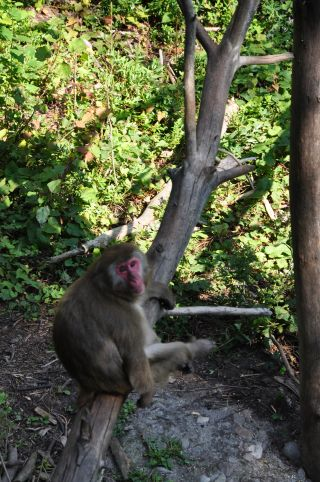
#> input picture dev_tools/opencv/practical_python_and_opencv/images/baboon1.jpg, 320 x 482 px
$ python rotate.py --image images/baboon1.jpg
#> lines starting #> are read from the running program, lines starting #| are printed output that depends on the picture
### dev_tools/opencv/practical_python_and_opencv/my_imutils.py
#!/usr/bin/env python
#coding=utf-8


import numpy as np
import cv2

# 平移
# [5 lines left out: function shift, not called in this run]

# 旋转变换
def rotate(image, angle, center = None, scale = 1.0):
	(h, w) = image.shape[:2]

	if center is None:
		center = (w / 2, h / 2)

	M = cv2.getRotationMatrix2D(center, angle, scale)

	return cv2.warpAffine(image, M, (w, h))


# [17 lines left out: function resize, not called in this run]

### dev_tools/opencv/practical_python_and_opencv/rotate.py
#!/usr/bin/env python
#coding=utf-8

'''
功能: 图像旋转处理

Keep in mind:
	1. opencv 中保存图片的 RGB 通道值是反向的.
	2. 我们一般的写法就是 rows x columns, 而 numpy 中的写法则是 columns x rows

'''

import numpy as np
import cv2
import argparse
import my_imutils as mi
import os

ap = argparse.ArgumentParser()
ap.add_argument("-i", "--image", required=True,
	help="Path to the image")

args = vars(ap.parse_args())

if os.path.exists(args["image"]):
	image = cv2.imread(args["image"])
#> image is the input picture: shape (482, 320, 3); mean B, G, R 65.5, 91.9, 86.2
	cv2.imshow("original", image)
	cv2.waitKey(0)

	# 旋转矩阵
	## [[1, 0, 25], [0, 1, 50]]
	## 其中 [1, 0, 25] 的 25 表示要右移的像素值,负数表示左移
	## 其中 [0, 1, 50] 的 50 表示要上移的像素值,负数表示下移
	(h, w) = image.shape[:2]
#> h = 482; w = 320
	center = (w / 2, h / 2)
#> center = (160, 241)

	M = cv2.getRotationMatrix2D(center, 45, 0.5)
	rotated = cv2.warpAffine(image, M, (w, h))
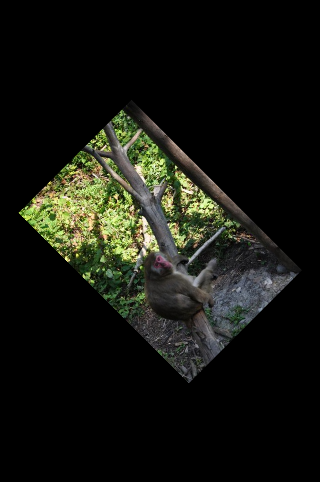
#> rotated: shape (482, 320, 3); mean B, G, R 16.4, 23, 21.5
	cv2.imshow("Rotated by 45 degrees", rotated)
	cv2.waitKey(0)

	M = cv2.getRotationMatrix2D(center, -90, 0.5)
	rotated = cv2.warpAffine(image, M, (w, h))
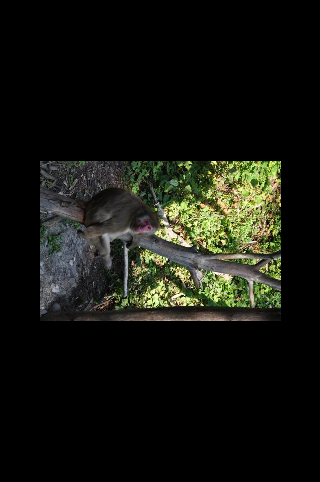
#> rotated: shape (482, 320, 3); mean B, G, R 16.4, 23, 21.5
	cv2.imshow("Rotated by -90 degrees", rotated)
	cv2.waitKey(0)

	rotated = mi.rotate(image, 180)
#> in rotate, `return cv2.warpAffine(image, M, (w, h))`:
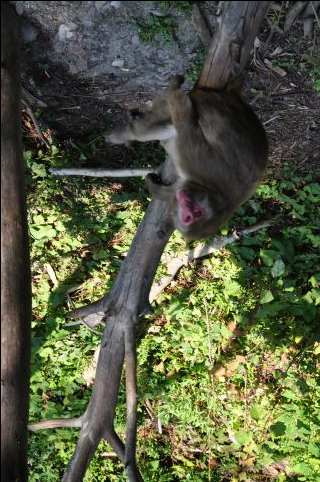
#> returned value: shape (482, 320, 3); mean of channels 0, 1, 2 65.2, 91.5, 85.8; drawn as B, G, R
	cv2.imshow("Rotated by 180 Degrees", rotated)
	cv2.waitKey(0)

$ run again, on dev_tools/opencv/practical_python_and_opencv/images/baboon3.jpg
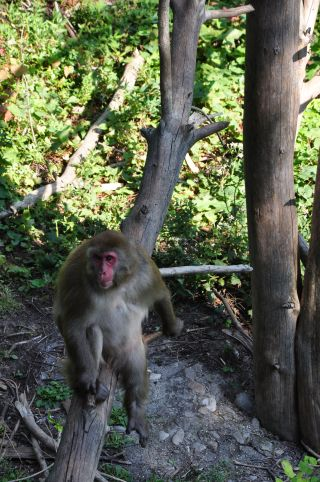
#> input picture dev_tools/opencv/practical_python_and_opencv/images/baboon3.jpg, 320 x 482 px
#> image is the input picture: shape (482, 320, 3); mean B, G, R 79, 98.7, 92.3
#> `rotated = cv2.warpAffine(image, M, (w, h))`:
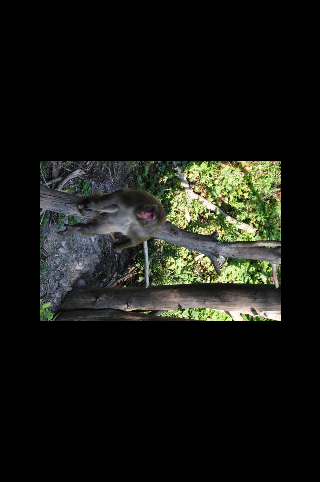
#> rotated: shape (482, 320, 3); mean B, G, R 19.7, 24.7, 23.1
#> in rotate, `return cv2.warpAffine(image, M, (w, h))`:
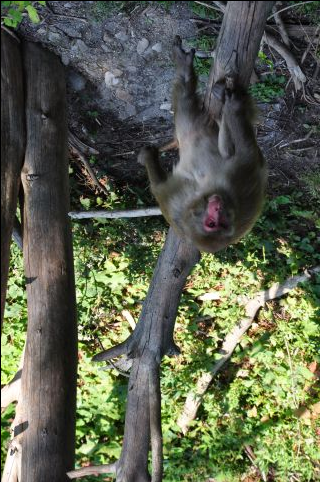
#> returned value: shape (482, 320, 3); mean of channels 0, 1, 2 78.6, 98.2, 91.8; drawn as B, G, R

$ run again, on dev_tools/opencv/practical_python_and_opencv/images/baboon4.jpg
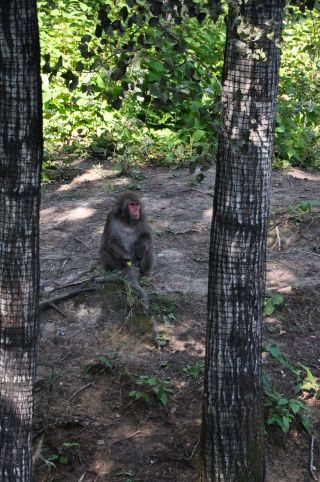
#> input picture dev_tools/opencv/practical_python_and_opencv/images/baboon4.jpg, 320 x 482 px
#> image is the input picture: shape (482, 320, 3); mean B, G, R 73.6, 85, 79.8
#> `rotated = cv2.warpAffine(image, M, (w, h))`:
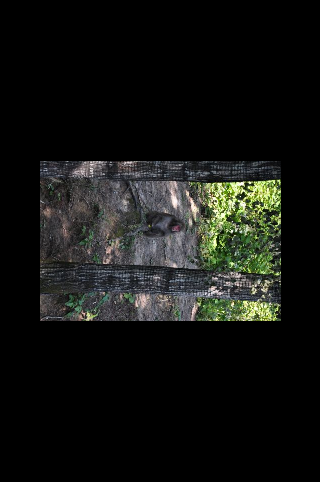
#> rotated: shape (482, 320, 3); mean B, G, R 18.4, 21.2, 19.9
#> in rotate, `return cv2.warpAffine(image, M, (w, h))`:
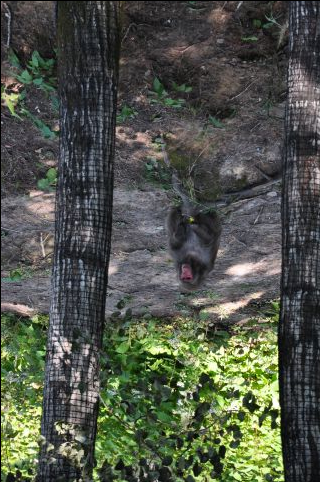
#> returned value: shape (482, 320, 3); mean of channels 0, 1, 2 73.3, 84.7, 79.5; drawn as B, G, R
